Frame 1 (no input): blank canvas, image omitted
Frame 60 (no input): blank canvas, image omitted
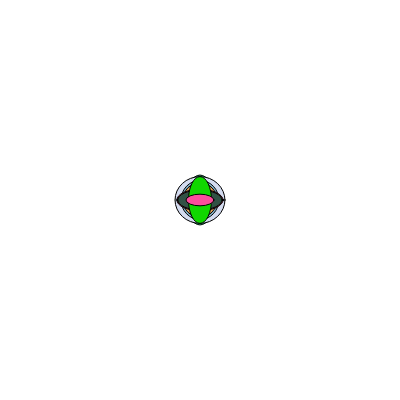
Frame 120 (the mouse pressed at the canvas centre since frame 60)

The p5.js sketch whose frames 1 and 60 were blank and that drew this single picture after the mouse press (run headless with seeded random() and noise() and a simulated clock; from frame 60 on, the mouse is pressed at the canvas centre):

// p5.js sketch
// ── sketch.js
function setup() {
  createCanvas(400, 400);
}

function draw() {
  if (mouseIsPressed) {
  if(mouseX < 200) {
      fill(random(255), random(255), random(255));
  rect(mouseX, mouseY, random(50), random(50));
} else {
fill(random(255), random(255), random(255));
  ellipse(mouseX, mouseY, random(50), random(50));
}
  }
}
